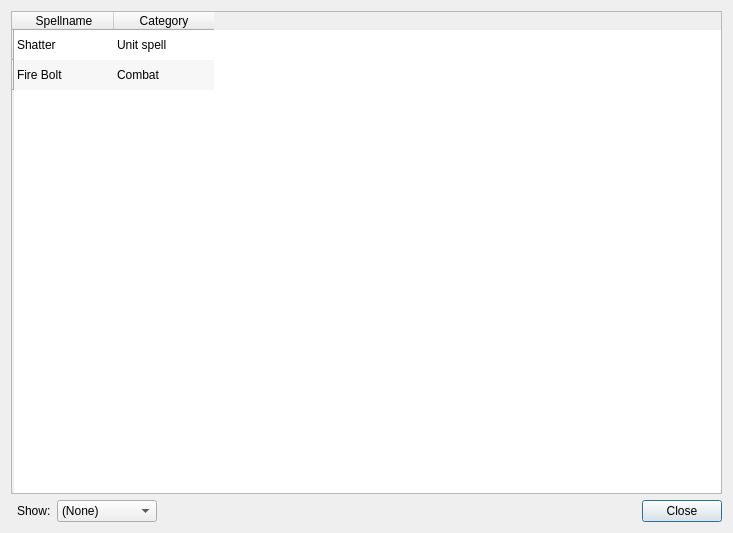
<?xml version="1.0" encoding="UTF-8"?>
<ui version="4.0">
 <class>DialogTables</class>
 <widget class="QDialog" name="DialogTables">
  <property name="geometry">
   <rect>
    <x>0</x>
    <y>0</y>
    <width>733</width>
    <height>533</height>
   </rect>
  </property>
  <property name="windowTitle">
   <string>Dialog</string>
  </property>
  <layout class="QGridLayout" name="gridLayout">
   <item row="0" column="0" colspan="4">
    <widget class="QTableWidget" name="tableWidget">
     <property name="editTriggers">
      <set>QAbstractItemView::NoEditTriggers</set>
     </property>
     <property name="alternatingRowColors">
      <bool>true</bool>
     </property>
     <property name="selectionMode">
      <enum>QAbstractItemView::ContiguousSelection</enum>
     </property>
     <property name="showGrid">
      <bool>false</bool>
     </property>
     <attribute name="verticalHeaderVisible">
      <bool>true</bool>
     </attribute>
     <row>
      <property name="text">
       <string/>
      </property>
     </row>
     <row>
      <property name="text">
       <string/>
      </property>
     </row>
     <column>
      <property name="text">
       <string>Spellname</string>
      </property>
     </column>
     <column>
      <property name="text">
       <string>Category</string>
      </property>
     </column>
     <item row="0" column="0">
      <property name="text">
       <string>Shatter</string>
      </property>
     </item>
     <item row="0" column="1">
      <property name="text">
       <string>Unit spell</string>
      </property>
     </item>
     <item row="1" column="0">
      <property name="text">
       <string>Fire Bolt</string>
      </property>
     </item>
     <item row="1" column="1">
      <property name="text">
       <string>Combat</string>
      </property>
     </item>
    </widget>
   </item>
   <item row="2" column="3">
    <widget class="QDialogButtonBox" name="buttonBox">
     <property name="orientation">
      <enum>Qt::Horizontal</enum>
     </property>
     <property name="standardButtons">
      <set>QDialogButtonBox::Close</set>
     </property>
    </widget>
   </item>
   <item row="2" column="1">
    <widget class="QLabel" name="label">
     <property name="text">
      <string>Show:</string>
     </property>
    </widget>
   </item>
   <item row="2" column="2">
    <widget class="QComboBox" name="comboBox_Table">
     <property name="currentIndex">
      <number>0</number>
     </property>
     <item>
      <property name="text">
       <string>(None)</string>
      </property>
     </item>
     <item>
      <property name="text">
       <string>Spell Data</string>
      </property>
      <property name="icon">
       <iconset resource="../Resources/InteractiveGameTweaker.qrc">
        <normaloff>:/abilities/Caster.gif</normaloff>:/abilities/Caster.gif</iconset>
      </property>
     </item>
     <item>
      <property name="text">
       <string>Unit Types</string>
      </property>
      <property name="icon">
       <iconset resource="../Resources/InteractiveGameTweaker.qrc">
        <normaloff>:/images/Level 4.gif</normaloff>:/images/Level 4.gif</iconset>
      </property>
     </item>
     <item>
      <property name="text">
       <string>Unrest Table</string>
      </property>
      <property name="icon">
       <iconset resource="../Resources/InteractiveGameTweaker.qrc">
        <normaloff>:/race/Klackon.gif</normaloff>:/race/Klackon.gif</iconset>
      </property>
     </item>
    </widget>
   </item>
  </layout>
 </widget>
 <resources>
  <include location="../Resources/InteractiveGameTweaker.qrc"/>
 </resources>
 <connections>
  <connection>
   <sender>buttonBox</sender>
   <signal>accepted()</signal>
   <receiver>DialogTables</receiver>
   <slot>accept()</slot>
   <hints>
    <hint type="sourcelabel">
     <x>248</x>
     <y>254</y>
    </hint>
    <hint type="destinationlabel">
     <x>157</x>
     <y>274</y>
    </hint>
   </hints>
  </connection>
  <connection>
   <sender>buttonBox</sender>
   <signal>rejected()</signal>
   <receiver>DialogTables</receiver>
   <slot>reject()</slot>
   <hints>
    <hint type="sourcelabel">
     <x>316</x>
     <y>260</y>
    </hint>
    <hint type="destinationlabel">
     <x>286</x>
     <y>274</y>
    </hint>
   </hints>
  </connection>
 </connections>
</ui>
